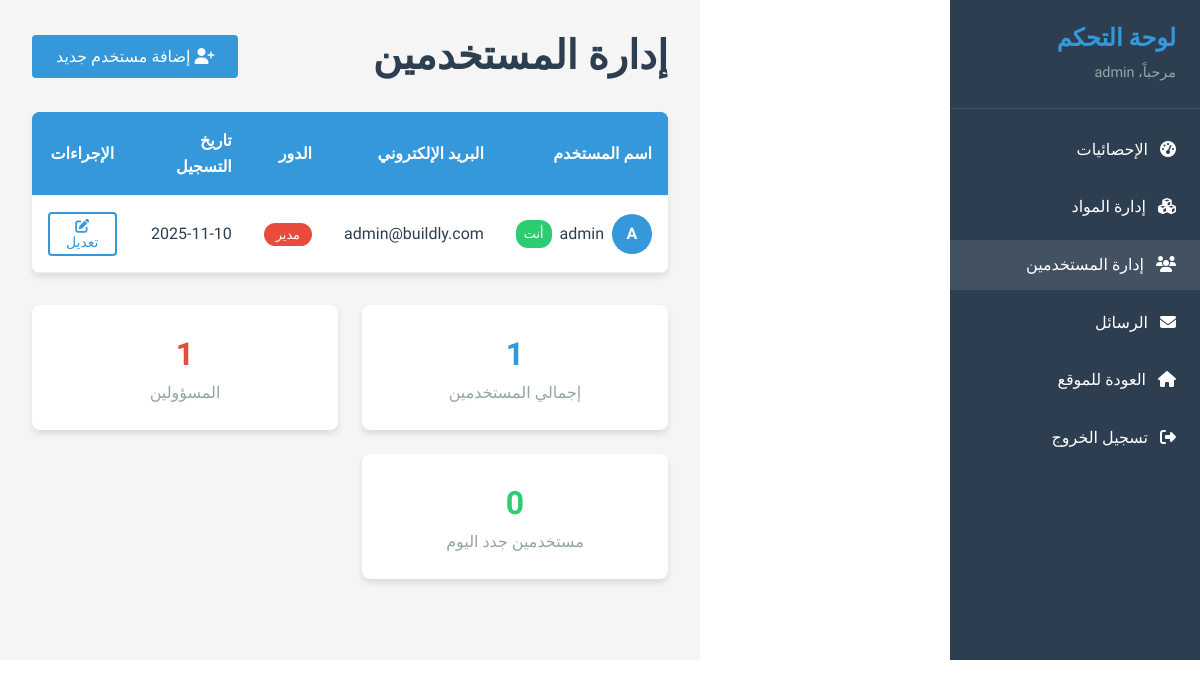
The page /admin/users.php (signed in) on the database its author committed.
### tables this page shows
CREATE TABLE `users` (
  `id` int(11) NOT NULL,
  `username` varchar(50) NOT NULL,
  `email` varchar(100) NOT NULL,
  `password` varchar(255) NOT NULL,
  `role` enum('user','admin') DEFAULT 'user',
  `created_at` timestamp NOT NULL DEFAULT current_timestamp()
);

### admin/users.php (the view, shortened to what this page needs)
<?php
require_once '../includes/config.php';
$users = $pdo->query("SELECT * FROM users ORDER BY created_at DESC")->fetchAll();
?>
<!DOCTYPE html>
<html lang="ar" dir="rtl">
<head>
    <link rel="stylesheet" href="../css/style.css">
    <link rel="stylesheet" href="https://cdnjs.cloudflare.com/ajax/libs/font-awesome/6.4.0/css/all.min.css">
</head>
<body>
    <div class="admin-container" style="display: flex; min-height: calc(100vh - 140px);">
        <aside class="admin-sidebar" style="width: 250px; background: var(--dark-color); color: white;">
            <div class="sidebar-header" style="padding: 1.5rem; border-bottom: 1px solid rgba(255,255,255,0.1);">
                <h3 style="margin: 0; color: var(--secondary-color);">لوحة التحكم</h3>
                <p style="margin: 0.5rem 0 0; font-size: 0.9rem; color: var(--gray-color);">مرحباً، <?php echo $_SESSION['username']; ?></p>
            </div>
            <nav class="sidebar-nav" style="padding: 1rem 0;">
                <ul style="list-style: none; padding: 0;">
                    <li style="margin-bottom: 0.5rem;">
                        <a href="dashboard.php" class="sidebar-link" style="display: block; padding: 0.75rem 1.5rem; color: white; text-decoration: none; transition: var(--transition);">
                            <i class="fas fa-tachometer-alt" style="margin-left: 0.5rem;"></i>
                            الإحصائيات
                        </a>
                    </li>
                    <li style="margin-bottom: 0.5rem;">
                        <a href="materials.php" class="sidebar-link" style="display: block; padding: 0.75rem 1.5rem; color: white; text-decoration: none; transition: var(--transition);">
                            <i class="fas fa-cubes" style="margin-left: 0.5rem;"></i>
                            إدارة المواد
                        </a>
                    </li>
                    <li style="margin-bottom: 0.5rem;">
                        <a href="users.php" class="sidebar-link active" style="display: block; padding: 0.75rem 1.5rem; color: white; text-decoration: none; transition: var(--transition); background-color: rgba(255,255,255,0.1);">
                            <i class="fas fa-users" style="margin-left: 0.5rem;"></i>
                            إدارة المستخدمين
                        </a>
                    </li>
                    <li style="margin-bottom: 0.5rem;">
                        <a href="messages.php" class="sidebar-link" style="display: block; padding: 0.75rem 1.5rem; color: white; text-decoration: none; transition: var(--transition);">
                            <i class="fas fa-envelope" style="margin-left: 0.5rem;"></i>
                            الرسائل
                        </a>
                    </li>
                    <li style="margin-bottom: 0.5rem;">
                        <a href="../index.html" class="sidebar-link" style="display: block; padding: 0.75rem 1.5rem; color: white; text-decoration: none; transition: var(--transition);">
                            <i class="fas fa-home" style="margin-left: 0.5rem;"></i>
                            العودة للموقع
                        </a>
                    </li>
                    <li style="margin-bottom: 0.5rem;">
                        <a href="logout.php" class="sidebar-link" style="display: block; padding: 0.75rem 1.5rem; color: white; text-decoration: none; transition: var(--transition);">
                            <i class="fas fa-sign-out-alt" style="margin-left: 0.5rem;"></i>
                            تسجيل الخروج
                        </a>
                    </li>
                </ul>
            </nav>
        </aside>
        <main class="admin-main" style="flex: 1; padding: 2rem; background: #f5f5f5;">
            <div class="admin-header" style="display: flex; justify-content: between; align-items: center; margin-bottom: 2rem;">
                <h1 style="margin: 0;">إدارة المستخدمين</h1>
                <button class="btn btn-primary" onclick="openAddModal()">
                    <i class="fas fa-user-plus"></i> إضافة مستخدم جديد
                </button>
            </div>
            <div class="admin-table-container" style="background: white; border-radius: 8px; box-shadow: var(--shadow); overflow: hidden;">
                <table class="admin-table" style="width: 100%; border-collapse: collapse;">
                    <thead>
                        <tr style="background: var(--secondary-color); color: white;">
                            <th style="padding: 1rem; text-align: right;">اسم المستخدم</th>
                            <th style="padding: 1rem; text-align: right;">البريد الإلكتروني</th>
                            <th style="padding: 1rem; text-align: right;">الدور</th>
                            <th style="padding: 1rem; text-align: right;">تاريخ التسجيل</th>
                            <th style="padding: 1rem; text-align: center;">الإجراءات</th>
                        </tr>
                    </thead>
                    <tbody>
                        <?php if (empty($users)): ?>
                            <tr>
                                <td colspan="5" style="padding: 2rem; text-align: center; color: var(--gray-color);">
                                    لا توجد مستخدمين مسجلين
                                </td>
                            </tr>
                        <?php else: ?>
                            <?php foreach ($users as $user): ?>
                            <tr style="border-bottom: 1px solid #eee;">
                                <td style="padding: 1rem;">
                                    <div style="display: flex; align-items: center; gap: 0.5rem;">
                                        <div class="user-avatar" style="width: 40px; height: 40px; background: var(--secondary-color); color: white; border-radius: 50%; display: flex; align-items: center; justify-content: center; font-weight: 700;">
                                            <?php echo strtoupper(substr($user['username'], 0, 1)); ?>
                                        </div>
                                        <?php echo htmlspecialchars($user['username']); ?>
                                        <?php if ($user['id'] == $_SESSION['user_id']): ?>
                                            <span class="badge" style="background: var(--success-color); color: white; padding: 0.25rem 0.5rem; border-radius: 12px; font-size: 0.8rem;">أنت</span>
                                        <?php endif; ?>
                                    </div>
                                </td>
                                <td style="padding: 1rem;"><?php echo htmlspecialchars($user['email']); ?></td>
                                <td style="padding: 1rem;">
                                    <span class="role-badge <?php echo $user['role'] == 'admin' ? 'admin' : 'user'; ?>" style="padding: 0.25rem 0.75rem; border-radius: 15px; font-size: 0.8rem; font-weight: 500; background: <?php echo $user['role'] == 'admin' ? 'var(--danger-color)' : 'var(--secondary-color)'; ?>; color: white;">
                                        <?php echo $user['role'] == 'admin' ? 'مدير' : 'مستخدم'; ?>
                                    </span>
                                </td>
                                <td style="padding: 1rem;"><?php echo date('Y-m-d', strtotime($user['created_at'])); ?></td>
                                <td style="padding: 1rem; text-align: center;">
                                    <button class="btn btn-secondary btn-sm" onclick="openEditModal(<?php echo $user['id']; ?>, '<?php echo $user['username']; ?>', '<?php echo $user['email']; ?>', '<?php echo $user['role']; ?>')">
                                        <i class="fas fa-edit"></i> تعديل
                                    </button>
                                </td>
                            </tr>
                            <?php endforeach; ?>
                        <?php endif; ?>
                    </tbody>
                </table>
            </div>
            <div class="users-stats" style="display: grid; grid-template-columns: repeat(auto-fit, minmax(200px, 1fr)); gap: 1.5rem; margin-top: 2rem;">
                <div class="stat-card" style="background: white; padding: 1.5rem; border-radius: 8px; box-shadow: var(--shadow); text-align: center;">
                    <div class="stat-number" style="font-size: 2rem; font-weight: 700; color: var(--secondary-color);">
                        <?php echo count($users); ?>
                    </div>
                    <div class="stat-label" style="color: var(--gray-color);">إجمالي المستخدمين</div>
                </div>
                <div class="stat-card" style="background: white; padding: 1.5rem; border-radius: 8px; box-shadow: var(--shadow); text-align: center;">
                    <div class="stat-number" style="font-size: 2rem; font-weight: 700; color: var(--danger-color);">
                        <?php
                        $admin_count = $pdo->query("SELECT COUNT(*) FROM users WHERE role = 'admin'")->fetchColumn();
                        echo $admin_count;
                        ?>
                    </div>
                    <div class="stat-label" style="color: var(--gray-color);">المسؤولين</div>
                </div>
                <div class="stat-card" style="background: white; padding: 1.5rem; border-radius: 8px; box-shadow: var(--shadow); text-align: center;">
                    <div class="stat-number" style="font-size: 2rem; font-weight: 700; color: var(--success-color);">
                        <?php
                        $today = date('Y-m-d');
                        $today_users = $pdo->query("SELECT COUNT(*) FROM users WHERE DATE(created_at) = '$today'")->fetchColumn();
                        echo $today_users;
                        ?>
                    </div>
                    <div class="stat-label" style="color: var(--gray-color);">مستخدمين جدد اليوم</div>
                </div>
            </div>
        </main>
    </div>
</body>
</html>

### css/style.css (style rules this page uses)
:root { --primary-color: #2c3e50; --secondary-color: #3498db; --accent-color: #e74c3c; --light-color: #ecf0f1; --dark-color: #2c3e50; --success-color: #2ecc71; --warning-color: #f39c12; --danger-color: #e74c3c; --gray-color: #95a5a6; --white-color: #ffffff; --shadow: 0 4px 6px rgba(0, 0, 0, 0.1); --transition: all 0.3s ease; }
* { margin: 0; padding: 0; box-sizing: border-box; }
html { scroll-behavior: smooth; }
body { font-family: 'Tajawal', sans-serif; line-height: 1.6; color: var(--dark-color); background-color: var(--white-color); direction: rtl; }
h1, h2, h3, h4, h5, h6 { margin-bottom: 1rem; font-weight: 700; line-height: 1.2; }
h1 { font-size: 2.5rem; }
h3 { font-size: 1.5rem; }
p { margin-bottom: 1rem; }
a { text-decoration: none; color: inherit; transition: var(--transition); }
ul { list-style: none; }
.btn { display: inline-block; padding: 12px 24px; border: none; border-radius: 4px; font-family: 'Tajawal', sans-serif; font-size: 1rem; font-weight: 500; cursor: pointer; transition: var(--transition); text-align: center; }
.btn-primary { background-color: var(--secondary-color); color: var(--white-color); }
.btn-secondary { background-color: transparent; color: var(--secondary-color); border: 2px solid var(--secondary-color); }
.admin-table-container { background: white; border-radius: 8px; box-shadow: var(--shadow); overflow: hidden; }
.admin-table { width: 100%; border-collapse: collapse; }
.admin-table th, .admin-table td { padding: 1rem; text-align: right; border-bottom: 1px solid #eee; }
.admin-table th { background: #f8f9fa; font-weight: 600; }
.btn-sm { padding: 0.25rem 0.5rem; font-size: 0.875rem; }
.admin-container { display: flex; min-height: 100vh; }
.admin-main { flex: 1; padding: 2rem; background: #f5f5f5; margin-right: 250px; }
.admin-header { display: flex; justify-content: space-between; align-items: center; margin-bottom: 2rem; }
.admin-header h1 { margin: 0; }
.admin-table th { background: var(--secondary-color); color: white; padding: 1rem; text-align: right; }
.admin-table td { padding: 1rem; border-bottom: 1px solid #eee; }
.stat-card { background: white; padding: 1.5rem; border-radius: 8px; box-shadow: var(--shadow); text-align: center; }
.stat-number { font-size: 2rem; font-weight: 700; color: var(--secondary-color); }
.stat-label { color: var(--gray-color); }

### rows shown on the page
users: username "A", username "admin", shows "أنت", email "admin@buildly.com", role "مدير", created_at "2025-11-10"

### other values the page prints
$_SESSION['username'] "admin"
count($users) "1"
$admin_count "1"
$today_users "0"
